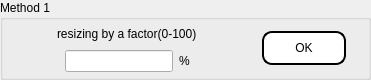
                <widget class="QGroupBox" name="groupBox_3">
                 <property name="minimumSize">
                  <size>
                   <width>371</width>
                   <height>80</height>
                  </size>
                 </property>
                 <property name="maximumSize">
                  <size>
                   <width>371</width>
                   <height>80</height>
                  </size>
                 </property>
                 <property name="title">
                  <string>Method 1</string>
                 </property>
                 <widget class="QWidget" name="layoutWidget">
                  <property name="geometry">
                   <rect>
                    <x>0</x>
                    <y>10</y>
                    <width>371</width>
                    <height>77</height>
                   </rect>
                  </property>
                  <layout class="QHBoxLayout" name="horizontalLayout_26">
                   <item>
                    <spacer name="horizontalSpacer_56">
                     <property name="orientation">
                      <enum>Qt::Horizontal</enum>
                     </property>
                     <property name="sizeHint" stdset="0">
                      <size>
                       <width>40</width>
                       <height>20</height>
                      </size>
                     </property>
                    </spacer>
                   </item>
                   <item>
                    <layout class="QVBoxLayout" name="verticalLayout_7">
                     <item>
                      <spacer name="verticalSpacer_7">
                       <property name="orientation">
                        <enum>Qt::Vertical</enum>
                       </property>
                       <property name="sizeHint" stdset="0">
                        <size>
                         <width>20</width>
                         <height>40</height>
                        </size>
                       </property>
                      </spacer>
                     </item>
                     <item>
                      <layout class="QHBoxLayout" name="horizontalLayout_15">
                       <item>
                        <spacer name="horizontalSpacer_53">
                         <property name="orientation">
                          <enum>Qt::Horizontal</enum>
                         </property>
                         <property name="sizeHint" stdset="0">
                          <size>
                           <width>40</width>
                           <height>20</height>
                          </size>
                         </property>
                        </spacer>
                       </item>
                       <item>
                        <widget class="QLabel" name="label_2">
                         <property name="text">
                          <string>resizing by a factor(0-100)</string>
                         </property>
                        </widget>
                       </item>
                       <item>
                        <spacer name="horizontalSpacer_54">
                         <property name="orientation">
                          <enum>Qt::Horizontal</enum>
                         </property>
                         <property name="sizeHint" stdset="0">
                          <size>
                           <width>40</width>
                           <height>20</height>
                          </size>
                         </property>
                        </spacer>
                       </item>
                      </layout>
                     </item>
                     <item>
                      <spacer name="verticalSpacer_9">
                       <property name="orientation">
                        <enum>Qt::Vertical</enum>
                       </property>
                       <property name="sizeHint" stdset="0">
                        <size>
                         <width>17</width>
                         <height>17</height>
                        </size>
                       </property>
                      </spacer>
                     </item>
                     <item>
                      <layout class="QHBoxLayout" name="horizontalLayout_25">
                       <item>
                        <spacer name="horizontalSpacer_31">
                         <property name="orientation">
                          <enum>Qt::Horizontal</enum>
                         </property>
                         <property name="sizeHint" stdset="0">
                          <size>
                           <width>40</width>
                           <height>20</height>
                          </size>
                         </property>
                        </spacer>
                       </item>
                       <item>
                        <widget class="QLineEdit" name="M1Edit_page2"/>
                       </item>
                       <item>
                        <widget class="QLabel" name="label_6">
                         <property name="text">
                          <string>%</string>
                         </property>
                        </widget>
                       </item>
                       <item>
                        <spacer name="horizontalSpacer_32">
                         <property name="orientation">
                          <enum>Qt::Horizontal</enum>
                         </property>
                         <property name="sizeHint" stdset="0">
                          <size>
                           <width>40</width>
                           <height>20</height>
                          </size>
                         </property>
                        </spacer>
                       </item>
                      </layout>
                     </item>
                     <item>
                      <spacer name="verticalSpacer_17">
                       <property name="orientation">
                        <enum>Qt::Vertical</enum>
                       </property>
                       <property name="sizeHint" stdset="0">
                        <size>
                         <width>20</width>
                         <height>40</height>
                        </size>
                       </property>
                      </spacer>
                     </item>
                    </layout>
                   </item>
                   <item>
                    <spacer name="horizontalSpacer_55">
                     <property name="orientation">
                      <enum>Qt::Horizontal</enum>
                     </property>
                     <property name="sizeHint" stdset="0">
                      <size>
                       <width>40</width>
                       <height>20</height>
                      </size>
                     </property>
                    </spacer>
                   </item>
                   <item>
                    <layout class="QVBoxLayout" name="verticalLayout_11">
                     <item>
                      <spacer name="verticalSpacer_18">
                       <property name="orientation">
                        <enum>Qt::Vertical</enum>
                       </property>
                       <property name="sizeHint" stdset="0">
                        <size>
                         <width>20</width>
                         <height>40</height>
                        </size>
                       </property>
                      </spacer>
                     </item>
                     <item>
                      <widget class="QPushButton" name="pushButton_method1_page2">
                       <property name="styleSheet">
                        <string notr="true">width: 80px;
height: 30px;
background-color: white;
border: 2px solid black;
border-radius: 10px;
text-align: center;
line-height: 40px;</string>
                       </property>
                       <property name="text">
                        <string>OK</string>
                       </property>
                      </widget>
                     </item>
                     <item>
                      <spacer name="verticalSpacer_19">
                       <property name="orientation">
                        <enum>Qt::Vertical</enum>
                       </property>
                       <property name="sizeHint" stdset="0">
                        <size>
                         <width>20</width>
                         <height>40</height>
                        </size>
                       </property>
                      </spacer>
                     </item>
                    </layout>
                   </item>
                   <item>
                    <spacer name="horizontalSpacer_57">
                     <property name="orientation">
                      <enum>Qt::Horizontal</enum>
                     </property>
                     <property name="sizeHint" stdset="0">
                      <size>
                       <width>40</width>
                       <height>20</height>
                      </size>
                     </property>
                    </spacer>
                   </item>
                  </layout>
                 </widget>
                </widget>
